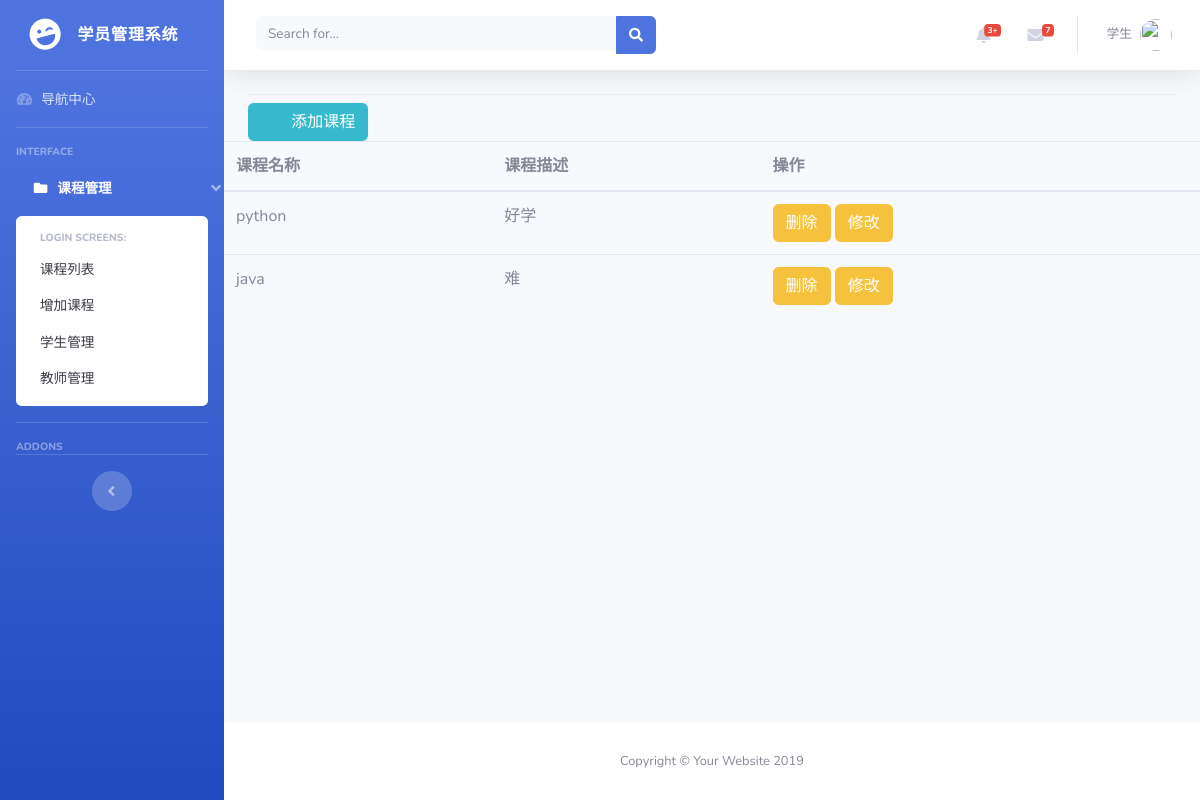
The page /all_course/ on the database as committed earlier.
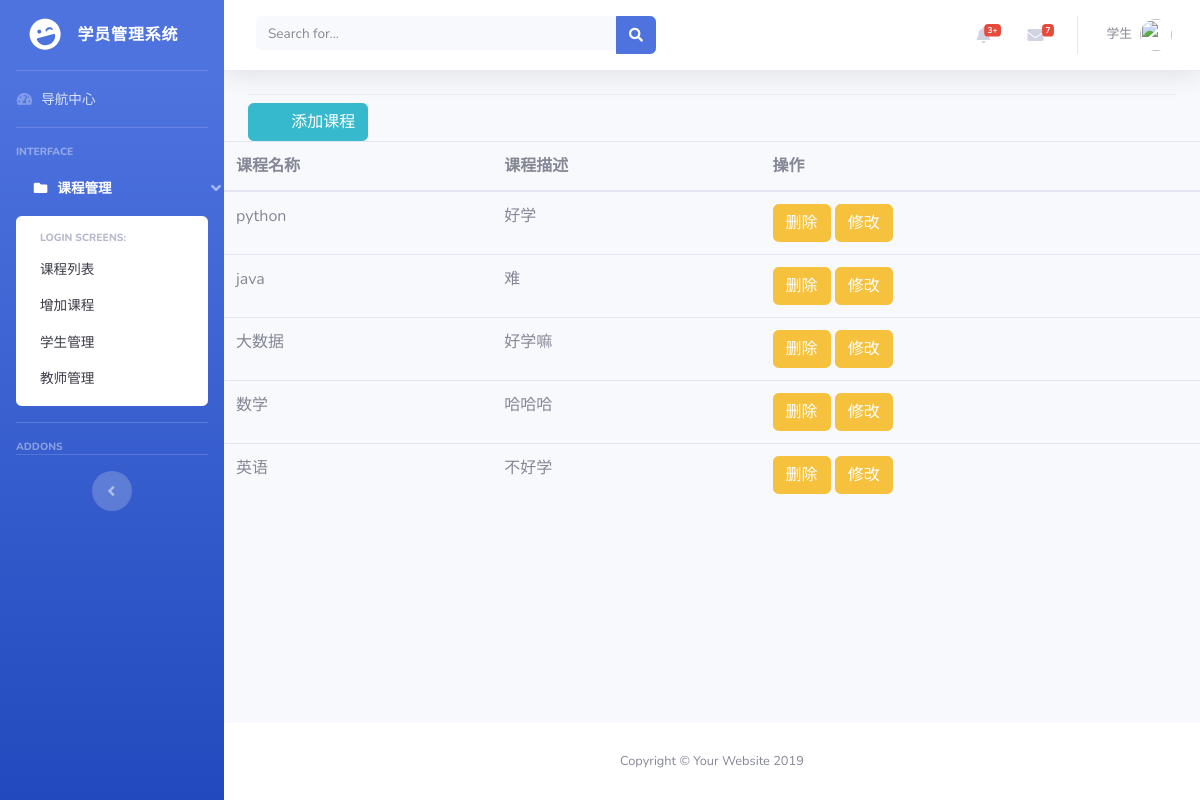
The same page on the database as committed later.
### app/models.py (models this page shows, shortened)
class BaseModel(models.Model):
    __abstract__ = True
    id = models.Column(models.Integer, primary_key=True, autoincrement=True)

class Course(BaseModel):
    __tablename__ = 'course'
    lable = models.Column(models.String(32))
    description = models.Column(models.Text)
    to_teacher = models.relationship(
        'Teacher',
        backref = 'to_course1'
    )
    to_student = models.relationship(
        'Student',
        secondary = Stu_Cou,
        backref = models.backref('to_course',lazy = 'dynamic'),
        lazy = 'dynamic'
    )

### app/main/views.py (the view, shortened to what this page needs)
@csrf.exempt
@main.route('/all_course/',methods=['POST','GET'])
def all_course():
    course = Course.query.all()
    return render_template('all_course.html',**locals())

### app/templates/all_course.html (shortened to what this page needs)
{% extends 'base.html' %}
{% block title %}
  <div aria-labelledby="userDropdown">
                <div class="dropdown-divider"></div>
                <a class="btn btn-info" href="#" data-toggle="modal" data-target="#logoutModal">
                  <i class="btn btn-info" ></i>
                  添加课程
                </a>
              </div>
{% endblock %}
{% block container %}
    <form method="post">
        <table class="table table-hover">
            <thead>
            <tr>
                <th>课程名称</th>
                <th>课程描述</th>
                <th>操作</th>
            </tr>
            </thead>
            <tbody>
            {% for c in course %}
            <tr>
               <td>{{ c.lable }}</td>
               <td>{{ c.description }}</td>
               <td>
                   <a href="/del_course/?course_id={{ c.id }}" class="btn btn-warning">删除</a>
                   <a href="/update_course/?course_id={{ c.id }}" class="btn btn-warning">修改</a>
               </td>
            </tr>
            {% endfor %}
            </tbody>
        </table>
    </form>
{% endblock %}

Rows that differ between the two databases and show on the page:
added Course: lable "大数据", description "好学嘛"
added Course: lable "数学", description "哈哈哈"
added Course: lable "英语", description "不好学"
